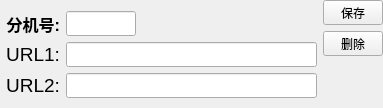
<?xml version="1.0" encoding="UTF-8"?>
<ui version="4.0">
 <class>ExtensionCfgWidget</class>
 <widget class="QWidget" name="ExtensionCfgWidget">
  <property name="geometry">
   <rect>
    <x>0</x>
    <y>0</y>
    <width>383</width>
    <height>108</height>
   </rect>
  </property>
  <property name="minimumSize">
   <size>
    <width>0</width>
    <height>108</height>
   </size>
  </property>
  <property name="maximumSize">
   <size>
    <width>16777215</width>
    <height>108</height>
   </size>
  </property>
  <property name="windowTitle">
   <string>Form</string>
  </property>
  <layout class="QHBoxLayout" name="horizontalLayout_4">
   <property name="leftMargin">
    <number>0</number>
   </property>
   <property name="topMargin">
    <number>0</number>
   </property>
   <property name="rightMargin">
    <number>0</number>
   </property>
   <property name="bottomMargin">
    <number>0</number>
   </property>
   <item>
    <layout class="QVBoxLayout" name="verticalLayout_2">
     <property name="leftMargin">
      <number>0</number>
     </property>
     <property name="topMargin">
      <number>2</number>
     </property>
     <item>
      <spacer name="verticalSpacer_3">
       <property name="orientation">
        <enum>Qt::Vertical</enum>
       </property>
       <property name="sizeHint" stdset="0">
        <size>
         <width>20</width>
         <height>40</height>
        </size>
       </property>
      </spacer>
     </item>
     <item>
      <layout class="QHBoxLayout" name="horizontalLayout_3">
       <item>
        <widget class="QLabel" name="label">
         <property name="minimumSize">
          <size>
           <width>60</width>
           <height>25</height>
          </size>
         </property>
         <property name="maximumSize">
          <size>
           <width>60</width>
           <height>25</height>
          </size>
         </property>
         <property name="font">
          <font>
           <family>Arial</family>
           <pointsize>12</pointsize>
           <weight>75</weight>
           <bold>true</bold>
          </font>
         </property>
         <property name="text">
          <string>分机号:</string>
         </property>
         <property name="alignment">
          <set>Qt::AlignRight|Qt::AlignTrailing|Qt::AlignVCenter</set>
         </property>
        </widget>
       </item>
       <item>
        <widget class="QLineEdit" name="extenNum">
         <property name="minimumSize">
          <size>
           <width>70</width>
           <height>25</height>
          </size>
         </property>
         <property name="maximumSize">
          <size>
           <width>70</width>
           <height>25</height>
          </size>
         </property>
        </widget>
       </item>
       <item>
        <spacer name="horizontalSpacer">
         <property name="orientation">
          <enum>Qt::Horizontal</enum>
         </property>
         <property name="sizeHint" stdset="0">
          <size>
           <width>40</width>
           <height>20</height>
          </size>
         </property>
        </spacer>
       </item>
      </layout>
     </item>
     <item>
      <layout class="QHBoxLayout" name="horizontalLayout_2">
       <item>
        <widget class="QLabel" name="label_2">
         <property name="minimumSize">
          <size>
           <width>60</width>
           <height>25</height>
          </size>
         </property>
         <property name="maximumSize">
          <size>
           <width>60</width>
           <height>25</height>
          </size>
         </property>
         <property name="font">
          <font>
           <family>Arial</family>
           <pointsize>14</pointsize>
          </font>
         </property>
         <property name="text">
          <string>URL1:</string>
         </property>
         <property name="alignment">
          <set>Qt::AlignRight|Qt::AlignTrailing|Qt::AlignVCenter</set>
         </property>
        </widget>
       </item>
       <item>
        <widget class="QLineEdit" name="url1">
         <property name="minimumSize">
          <size>
           <width>0</width>
           <height>25</height>
          </size>
         </property>
         <property name="maximumSize">
          <size>
           <width>16777215</width>
           <height>25</height>
          </size>
         </property>
        </widget>
       </item>
      </layout>
     </item>
     <item>
      <layout class="QHBoxLayout" name="horizontalLayout">
       <item>
        <widget class="QLabel" name="label_3">
         <property name="minimumSize">
          <size>
           <width>60</width>
           <height>25</height>
          </size>
         </property>
         <property name="maximumSize">
          <size>
           <width>60</width>
           <height>25</height>
          </size>
         </property>
         <property name="font">
          <font>
           <family>Arial</family>
           <pointsize>14</pointsize>
          </font>
         </property>
         <property name="text">
          <string>URL2:</string>
         </property>
         <property name="alignment">
          <set>Qt::AlignRight|Qt::AlignTrailing|Qt::AlignVCenter</set>
         </property>
        </widget>
       </item>
       <item>
        <widget class="QLineEdit" name="url2">
         <property name="minimumSize">
          <size>
           <width>0</width>
           <height>25</height>
          </size>
         </property>
         <property name="maximumSize">
          <size>
           <width>16777215</width>
           <height>25</height>
          </size>
         </property>
        </widget>
       </item>
      </layout>
     </item>
     <item>
      <spacer name="verticalSpacer_2">
       <property name="orientation">
        <enum>Qt::Vertical</enum>
       </property>
       <property name="sizeHint" stdset="0">
        <size>
         <width>20</width>
         <height>40</height>
        </size>
       </property>
      </spacer>
     </item>
    </layout>
   </item>
   <item>
    <layout class="QVBoxLayout" name="verticalLayout">
     <item>
      <widget class="QPushButton" name="save">
       <property name="minimumSize">
        <size>
         <width>60</width>
         <height>25</height>
        </size>
       </property>
       <property name="maximumSize">
        <size>
         <width>60</width>
         <height>25</height>
        </size>
       </property>
       <property name="text">
        <string>保存</string>
       </property>
      </widget>
     </item>
     <item>
      <widget class="QPushButton" name="remove">
       <property name="minimumSize">
        <size>
         <width>60</width>
         <height>25</height>
        </size>
       </property>
       <property name="maximumSize">
        <size>
         <width>60</width>
         <height>25</height>
        </size>
       </property>
       <property name="text">
        <string>删除</string>
       </property>
      </widget>
     </item>
     <item>
      <spacer name="verticalSpacer">
       <property name="orientation">
        <enum>Qt::Vertical</enum>
       </property>
       <property name="sizeHint" stdset="0">
        <size>
         <width>20</width>
         <height>40</height>
        </size>
       </property>
      </spacer>
     </item>
    </layout>
   </item>
  </layout>
 </widget>
 <resources/>
 <connections/>
</ui>
